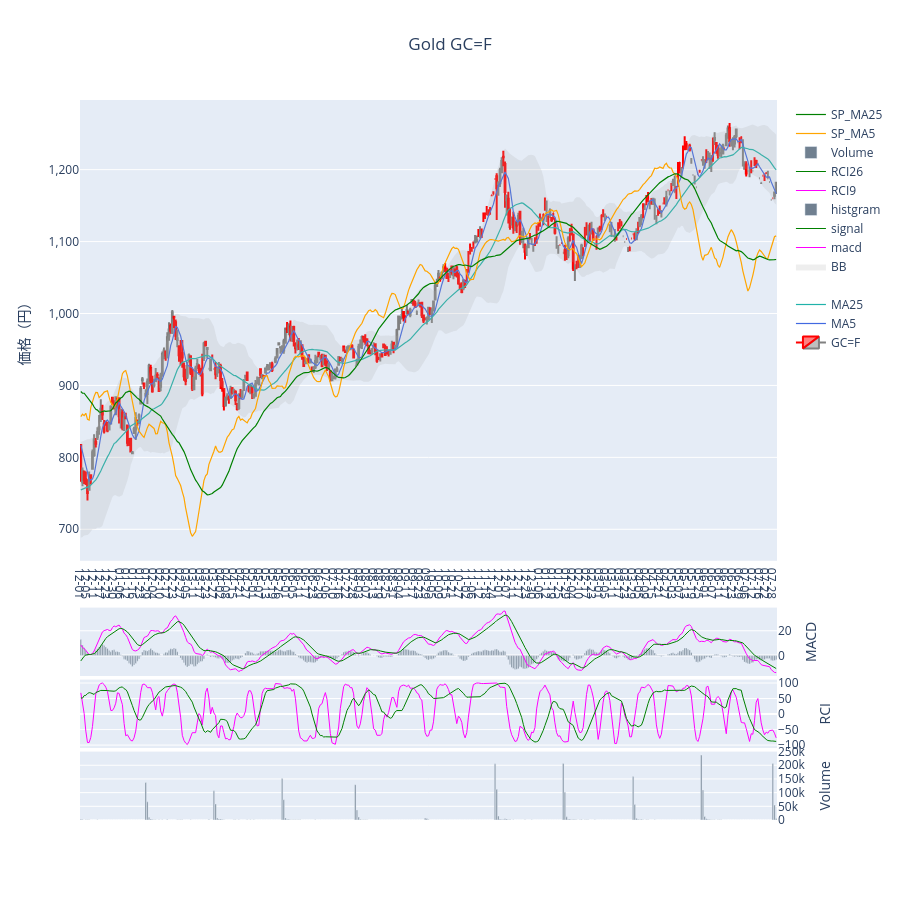

The notebook cell this image was saved under:
### Code cell
start = dt.datetime(2008, 12, 1)
end = dt.datetime(2010, 7, 31)
df_sp_tmp = df_sp.copy()

# S&P500
if "date" not in df_sp_tmp.columns:
    df_sp_tmp = df_sp_tmp.reset_index()

df_sp_tmp["date"] = pd.to_datetime(df_sp_tmp["date"])
df_sp_tmp = df_sp_tmp.set_index("date")
df_sp_tmp = df_sp_tmp.loc[start:end]

# 金価格
df = df_gold.copy()
df["date"] = pd.to_datetime(df["date"])
df = df.set_index("date")
df = df.loc[start:end]

# インデックスを揃えて結合
df["MA5_SP"] = df_sp_tmp["ma5"].reindex(df.index)
df["MA25_SP"] = df_sp_tmp["ma25"].reindex(df.index)

show_plot = ShowPlot()
fig = show_plot.create_basic_chart(
    df=df.reset_index(),  # create_basic_chartはdate列を使うため
    code="GC=F",
    name="Gold",
    start=start.strftime("%Y-%m-%d"),
    end=end
)
fig.add_trace(
    go.Scatter(
        x=df.index,
        y=df["MA5_SP"],
        name="SP_MA5",
        line={"color": "orange", "width": 1.2},
        yaxis="y1"
    )
)
fig.add_trace(
    go.Scatter(
        x=df.index,
        y=df["MA25_SP"],
        name="SP_MA25",
        line={"color": "green", "width": 1.2},
        yaxis="y1"
    )
)
fig.show()

### Figure 1 — Plotly figure (JSON) as saved in the notebook; plotly's stock layout.template omitted (floating-point values rounded to 4 significant figures; data arrays with more than 128 entries replaced by an {"elided": "..."} marker saying what was removed)
{"data": [{"close": {"elided": "419 float values"}, "decreasing": {"line": {"color": "gray"}}, "high": {"elided": "419 float values"}, "increasing": {"line": {"color": "red"}}, "low": {"elided": "419 float values"}, "name": "GC=F", "open": {"elided": "419 float values"}, "type": "candlestick", "x": {"elided": "419 str values"}, "yaxis": "y"}, {"line": {"color": "royalblue", "width": 1.2}, "name": "MA5", "type": "scatter", "x": {"elided": "419 str values"}, "y": {"elided": "419 float values"}, "yaxis": "y"}, {"line": {"color": "lightseagreen", "width": 1.2}, "name": "MA25", "type": "scatter", "x": {"elided": "419 str values"}, "y": {"elided": "419 float values"}, "yaxis": "y"}, {"line": {"color": "lavender", "width": 0}, "name": "", "type": "scatter", "x": {"elided": "419 str values"}, "y": {"elided": "419 float values"}, "yaxis": "y"}, {"fill": "tonexty", "fillcolor": "rgba(170,170,170,.2)", "line": {"color": "lavender", "width": 0}, "name": "BB", "type": "scatter", "x": {"elided": "419 str values"}, "y": {"elided": "419 float values"}, "yaxis": "y"}, {"line": {"color": "magenta", "width": 1}, "name": "macd", "type": "scatter", "x": {"elided": "419 str values"}, "y": {"elided": "419 float values"}, "yaxis": "y3"}, {"line": {"color": "green", "width": 1}, "name": "signal", "type": "scatter", "x": {"elided": "419 str values"}, "y": {"elided": "419 float values"}, "yaxis": "y3"}, {"marker": {"color": "slategray"}, "name": "histgram", "type": "bar", "x": {"elided": "419 str values"}, "y": {"elided": "419 float values"}, "yaxis": "y3"}, {"line": {"color": "magenta", "width": 1}, "name": "RCI9", "type": "scatter", "x": {"elided": "419 str values"}, "y": {"elided": "419 float values"}, "yaxis": "y4"}, {"line": {"color": "green", "width": 1}, "name": "RCI26", "type": "scatter", "x": {"elided": "419 str values"}, "y": {"elided": "419 float values"}, "yaxis": "y4"}, {"marker": {"color": "slategray"}, "name": "Volume", "type": "bar", "x": {"elided": "419 str values"}, "y": {"elided": "419 int values"}, "yaxis": "y5"}, {"line": {"color": "orange", "width": 1.2}, "name": "SP_MA5", "type": "scatter", "x": {"elided": "419 str values"}, "y": {"elided": "419 float values"}, "yaxis": "y"}, {"line": {"color": "green", "width": 1.2}, "name": "SP_MA25", "type": "scatter", "x": {"elided": "419 str values"}, "y": {"elided": "419 float values"}, "yaxis": "y"}], "layout": {"height": 900, "plot_bgcolor": "light blue", "title": {"text": "Gold GC=F", "x": 0.5}, "xaxis": {"rangeslider": {"visible": false}, "ticktext": ["12-01", "12-05", "12-11", "12-17", "12-23", "12-30", "01-06", "01-12", "01-16", "01-23", "01-29", "02-04", "02-10", "02-17", "02-23", "02-27", "03-05", "03-11", "03-17", "03-23", "03-27", "04-02", "04-08", "04-15", "04-21", "04-27", "05-01", "05-07", "05-13", "05-19", "05-26", "06-01", "06-05", "06-11", "06-17", "06-23", "06-29", "07-06", "07-10", "07-16", "07-22", "07-28", "08-03", "08-07", "08-13", "08-19", "08-25", "08-31", "09-04", "09-11", "09-17", "09-23", "09-29", "10-05", "10-09", "10-15", "10-21", "10-27", "11-02", "11-06", "11-12", "11-18", "11-24", "12-01", "12-07", "12-11", "12-17", "12-23", "12-30", "01-06", "01-12", "01-19", "01-25", "01-29", "02-04", "02-10", "02-17", "02-23", "03-01", "03-05", "03-11", "03-17", "03-23", "03-29", "04-05", "04-09", "04-15", "04-21", "04-27", "05-03", "05-07", "05-13", "05-19", "05-25", "06-01", "06-07", "06-11", "06-17", "06-23", "06-29", "07-06", "07-12", "07-16", "07-22", "07-28"], "tickvals": ["2008-12-01T00:00:00.000000", "2008-12-05T00:00:00.000000", "2008-12-11T00:00:00.000000", "2008-12-17T00:00:00.000000", "2008-12-23T00:00:00.000000", "2008-12-30T00:00:00.000000", "2009-01-06T00:00:00.000000", "2009-01-12T00:00:00.000000", "2009-01-16T00:00:00.000000", "2009-01-23T00:00:00.000000", "2009-01-29T00:00:00.000000", "2009-02-04T00:00:00.000000", "2009-02-10T00:00:00.000000", "2009-02-17T00:00:00.000000", "2009-02-23T00:00:00.000000", "2009-02-27T00:00:00.000000", "2009-03-05T00:00:00.000000", "2009-03-11T00:00:00.000000", "2009-03-17T00:00:00.000000", "2009-03-23T00:00:00.000000", "2009-03-27T00:00:00.000000", "2009-04-02T00:00:00.000000", "2009-04-08T00:00:00.000000", "2009-04-15T00:00:00.000000", "2009-04-21T00:00:00.000000", "2009-04-27T00:00:00.000000", "2009-05-01T00:00:00.000000", "2009-05-07T00:00:00.000000", "2009-05-13T00:00:00.000000", "2009-05-19T00:00:00.000000", "2009-05-26T00:00:00.000000", "2009-06-01T00:00:00.000000", "2009-06-05T00:00:00.000000", "2009-06-11T00:00:00.000000", "2009-06-17T00:00:00.000000", "2009-06-23T00:00:00.000000", "2009-06-29T00:00:00.000000", "2009-07-06T00:00:00.000000", "2009-07-10T00:00:00.000000", "2009-07-16T00:00:00.000000", "2009-07-22T00:00:00.000000", "2009-07-28T00:00:00.000000", "2009-08-03T00:00:00.000000", "2009-08-07T00:00:00.000000", "2009-08-13T00:00:00.000000", "2009-08-19T00:00:00.000000", "2009-08-25T00:00:00.000000", "2009-08-31T00:00:00.000000", "2009-09-04T00:00:00.000000", "2009-09-11T00:00:00.000000", "2009-09-17T00:00:00.000000", "2009-09-23T00:00:00.000000", "2009-09-29T00:00:00.000000", "2009-10-05T00:00:00.000000", "2009-10-09T00:00:00.000000", "2009-10-15T00:00:00.000000", "2009-10-21T00:00:00.000000", "2009-10-27T00:00:00.000000", "2009-11-02T00:00:00.000000", "2009-11-06T00:00:00.000000", "2009-11-12T00:00:00.000000", "2009-11-18T00:00:00.000000", "2009-11-24T00:00:00.000000", "2009-12-01T00:00:00.000000", "2009-12-07T00:00:00.000000", "2009-12-11T00:00:00.000000", "2009-12-17T00:00:00.000000", "2009-12-23T00:00:00.000000", "2009-12-30T00:00:00.000000", "2010-01-06T00:00:00.000000", "2010-01-12T00:00:00.000000", "2010-01-19T00:00:00.000000", "2010-01-25T00:00:00.000000", "2010-01-29T00:00:00.000000", "2010-02-04T00:00:00.000000", "2010-02-10T00:00:00.000000", "2010-02-17T00:00:00.000000", "2010-02-23T00:00:00.000000", "2010-03-01T00:00:00.000000", "2010-03-05T00:00:00.000000", "2010-03-11T00:00:00.000000", "2010-03-17T00:00:00.000000", "2010-03-23T00:00:00.000000", "2010-03-29T00:00:00.000000", "2010-04-05T00:00:00.000000", "2010-04-09T00:00:00.000000", "2010-04-15T00:00:00.000000", "2010-04-21T00:00:00.000000", "2010-04-27T00:00:00.000000", "2010-05-03T00:00:00.000000", "2010-05-07T00:00:00.000000", "2010-05-13T00:00:00.000000", "2010-05-19T00:00:00.000000", "2010-05-25T00:00:00.000000", "2010-06-01T00:00:00.000000", "2010-06-07T00:00:00.000000", "2010-06-11T00:00:00.000000", "2010-06-17T00:00:00.000000", "2010-06-23T00:00:00.000000", "2010-06-29T00:00:00.000000", "2010-07-06T00:00:00.000000", "2010-07-12T00:00:00.000000", "2010-07-16T00:00:00.000000", "2010-07-22T00:00:00.000000", "2010-07-28T00:00:00.000000"], "type": "category"}, "yaxis": {"domain": [0.36, 1], "side": "left", "tickformat": ",", "title": {"text": "価格（円）"}}, "yaxis2": {"domain": [0.3, 0.36]}, "yaxis3": {"domain": [0.2, 0.295], "side": "right", "title": {"text": "MACD"}}, "yaxis4": {"domain": [0.1, 0.195], "side": "right", "title": {"text": "RCI"}}, "yaxis5": {"domain": [0, 0.095], "side": "right", "title": {"text": "Volume"}}}}
